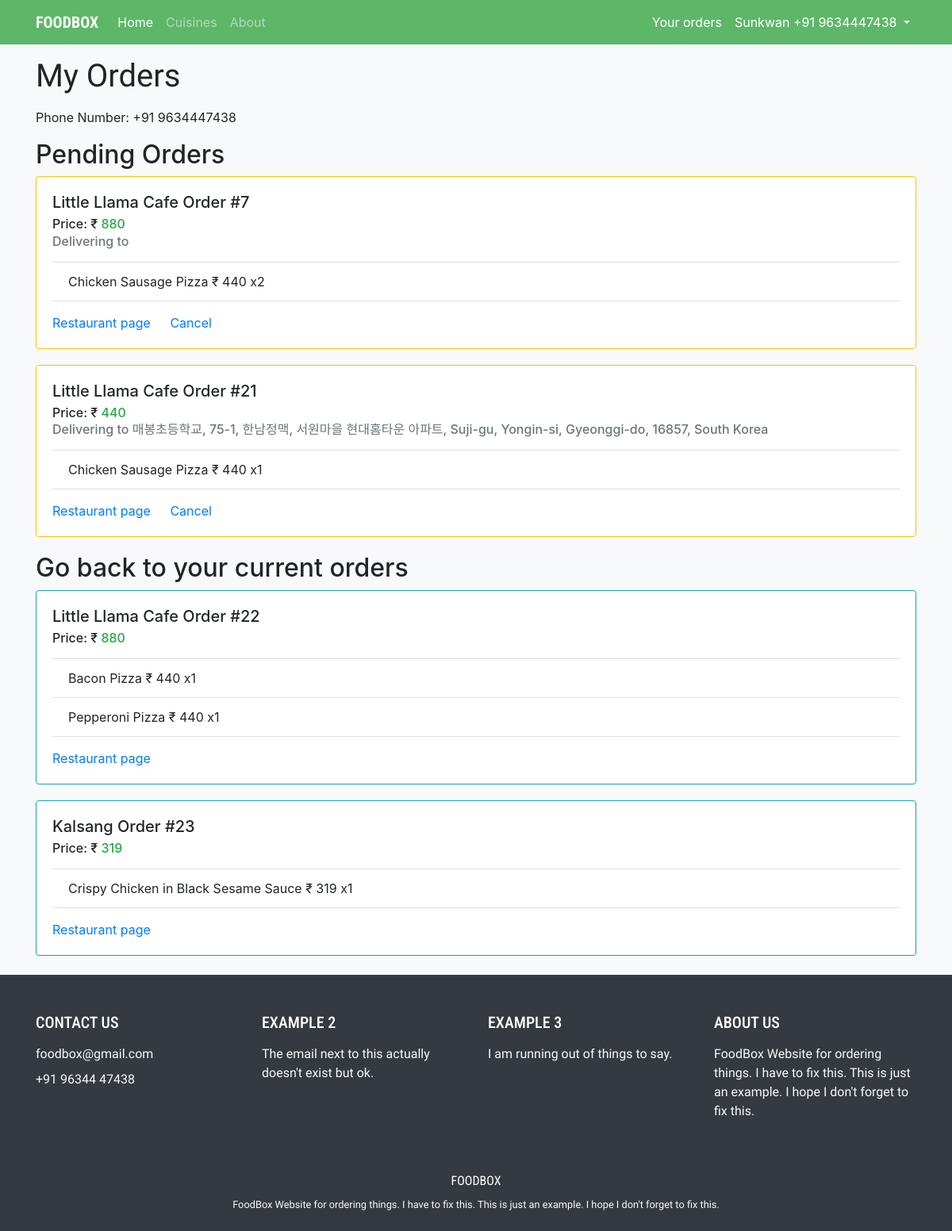
The page /orders (signed in) on the database its author committed.
### food/models.py (models this page shows, shortened)
class Profile(models.Model):
    user = models.OneToOneField(User, on_delete=models.CASCADE)
    location = models.CharField(max_length=64, blank=True)
    phoneNumber = models.CharField(max_length=64, blank=True)
    ownedRestaurant = models.ForeignKey(Restaurant, on_delete=models.CASCADE, related_name='owners', null=True)
    birthDate = models.DateField(null=True, blank=True)

class Order(models.Model):
    user = models.ForeignKey(User, on_delete=models.CASCADE, related_name='orders')
    restaurant = models.ForeignKey(Restaurant, on_delete=models.CASCADE, related_name='orders')
    address = models.CharField(max_length=100, blank=True)
    status = models.IntegerField(default=0)
    totalPrice = models.IntegerField(default=0)

class Restaurant(models.Model):
    name = models.CharField(max_length=50)
    nick = models.CharField(max_length=10, blank=True)
    cuisine = models.ManyToManyField(Cuisine, related_name='restaurants')
    description = models.TextField(blank=True)
    phoneNumber = models.CharField(max_length=50, blank=True)
    url = models.URLField(blank=True)
    openTime = models.TimeField(blank=True, null=True)
    closeTime = models.TimeField(blank=True, null=True)

class OrderItem(models.Model):
    orderList = models.ForeignKey(Order, on_delete=models.CASCADE, related_name='items')
    menuItem = models.ForeignKey(MenuItem, on_delete=models.CASCADE, related_name='orders')
    price = models.IntegerField(default=0)
    count = models.IntegerField(default=0)

class MenuItem(models.Model):
    name = models.CharField(max_length=50)
    price = models.IntegerField()
    description = models.TextField(blank=True)
    image = models.ImageField(upload_to='menu_item', blank=True)
    category = models.ForeignKey('Category', on_delete=models.CASCADE, related_name='menu', null=True)
    totalCount = models.IntegerField(default=0)

### food/views.py (the view)
# urls.py: path("orders", views.orders, name='orders'),
def orders(request):
    if not request.user.is_authenticated:
        return HttpResponseRedirect(reverse('login'))
    else:
        context = {
            "choosingOrders": request.user.orders.annotate(num_items=Count('items')).filter(status=0).exclude(num_items=0),
            "pendingOrders": request.user.orders.filter(status=1),
            "deliveringOrders": request.user.orders.filter(status=2),
            "deliveredOrders": request.user.orders.filter(status=3),
            "phoneNumber": request.user.profile.phoneNumber
        }
        return render(request, "food/orders.html", context)

### food/templates/food/orders.html (shortened to what this page needs)
{% extends "food/base.html" %}
{% load static %}
{% block body %}
  <h1 class="my-3" id="f1">My Orders</h1>
  {% if phoneNumber %}
    <p>Phone Number: +91 {{ phoneNumber }}</p>
  {% else %}
    <div class="alert alert-warning" role="alert">
      <a class="alert-link" href="{% url 'phoneNumber' %}">Confirm your phone number to order!</a>
    </div>
    <p></p>
  {% endif %}
  {% if pendingOrders %}
    <h2>Pending Orders</h2>
    {% for order in pendingOrders %}
      <div class="card border-warning" style="margin-bottom: 20px">
        <div class="card-body">
          <h5 class="card-title">{{ order.restaurant.name}} Order #{{ order.id }}</h5>
          <h6 class="card-subtitle mb-2">Price: &#8377; <span class="text-success">{{ order.totalPrice }}</span></h6>
          <h6 class="card-subtitle mb-2 text-muted">Delivering to {{ order.address }}</h6>
          <p class="card-text">
            <ul class="list-group list-group-flush">
              {% for item in order.items.all %}
                  <li class="list-group-item">{{ item.menuItem.name }} &#8377; {{ item.menuItem.price }} x{{ item.count }}</li>
              {% endfor %}
            </ul>
          </p>
          <a href="{% url 'restaurant' order.restaurant.id %}" class="card-link">Restaurant page</a>
          <a href="#" class="card-link">Cancel</a>
        </div>
      </div>
    {% endfor %}
  {% endif %}
  {% if choosingOrders %}
    <h2>Go back to your current orders</h2>
    {% for order in choosingOrders %}
      <div class="card border-info" style="margin-bottom: 20px">
        <div class="card-body">
          <h5 class="card-title">{{ order.restaurant.name}} Order #{{ order.id }}</h5>
          <h6 class="card-subtitle mb-2">Price: &#8377; <span class="text-success">{{ order.totalPrice }}</span></h6>
          <p class="card-text">
            <ul class="list-group list-group-flush">
              {% for item in order.items.all %}
                  <li class="list-group-item">{{ item.menuItem.name }} &#8377; {{ item.menuItem.price }} x{{ item.count }}</li>
              {% endfor %}
            </ul>
          </p>
          <a href="{% url 'restaurant' order.restaurant.id %}" class="card-link">Restaurant page</a>
        </div>
      </div>
    {% endfor %}
  {% endif %}
{% endblock %}

### food/templates/food/nav.html (shortened to what this page needs)
<nav class="navbar sticky-top navbar-expand-lg navbar-dark" id="navback">
  <div class="container">
  <a class="navbar-brand font-weight-bold" href="{% url 'index' %}" id="logo">FOODBOX</a>
  <div class="collapse navbar-collapse" id="navbarSupportedContent">
    <ul class="navbar-nav mr-auto">
      <li class="nav-item active">
        <a class="nav-link" href="{% url 'index' %}">Home  <span class="sr-only">(current)</span></a>
      </li>
      <li class="nav-item">
        <a class="nav-link" href="{% url 'cuisines' %}">Cuisines</a>
      </li>
      <li class="nav-item">
        <a class="nav-link" href="{% url 'about' %}">About</a>
      </li>
    </ul>
    {% if request.user.is_authenticated %}
    <ul class="navbar-nav ml-auto">
      <li class="nav-item">
        <a class="nav-link text-white" href="{% url 'orders' %}">Your orders</a>
      </li>
      <li class="nav-item dropdown">
        <a class="nav-link dropdown-toggle text-white" href="#" id="navbarDropdown" role="button" data-toggle="dropdown" aria-haspopup="true" aria-expanded="false">
          {{ user.username|title }} {% if user.profile.phoneNumber %}+91 {% endif %}{{ user.profile.phoneNumber }}
        </a>
      </li>
    </ul>
    {% else %}
    <a class="btn btn-outline-light border-0 my-2 my-sm-0 mx-0 mx-md-2 d-block" href="{% url 'login' %}">Login</a>
    <a class="btn btn-outline-light my-2 my-sm-0 d-block" href="{% url 'register' %}">Register</a>
    {% endif %}
  </div>
  </div>
</nav>

### food/static/food/index.css (style rules this page uses)
#logo { font-family: 'Roboto Condensed', sans-serif; }
#navback { background-color: #5EB668 !important; }
#f1 { font-family: 'Nanum Gothic', sans-serif; }

### rows shown on the page
Profile: phoneNumber "9634447438"
Order: restaurant.name "Little Llama Cafe", id "7", totalPrice "880"
OrderItem: menuItem.name "Chicken Sausage Pizza", menuItem.price "440", count "2"
Order: restaurant.name "Little Llama Cafe", id "21", totalPrice "440", address "매봉초등학교, 75-1, 한남정맥, 서원마을 현대홈타운 아파트, Suji-gu, Yongin-si, Gyeonggi-do, 16857, South Korea"
OrderItem: menuItem.name "Chicken Sausage Pizza", menuItem.price "440", count "1"
Order: restaurant.name "Little Llama Cafe", id "22", totalPrice "880"
OrderItem: menuItem.name "Bacon Pizza", menuItem.price "440", count "1"
OrderItem: menuItem.name "Pepperoni Pizza", menuItem.price "440", count "1"
Order: restaurant.name "Kalsang", id "23", totalPrice "319"
OrderItem: menuItem.name "Crispy Chicken in Black Sesame Sauce", menuItem.price "319", count "1"

### other values the page prints
{{ user.username|title }} "Sunkwan"
{{ user.profile.phoneNumber }} "9634447438"
